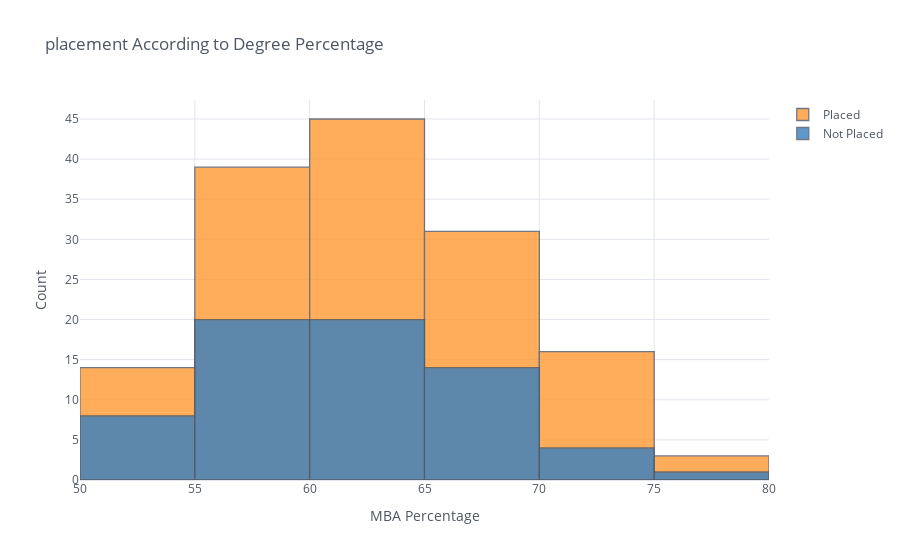

This figure's notebook cell:
### Code cell
camp["Placed"]=camp[camp["status"]=="Placed"]["mba_p"]
camp["Not Placed"]=camp[camp["status"]=="Not Placed"]["mba_p"]
camp[["Placed","Not Placed"]].iplot(kind="histogram", bins=10, theme="white", title="placement According to Degree Percentage",
         xTitle='MBA Percentage', yTitle='Count')

### Figure 1 — Plotly figure (JSON) as saved in the notebook; plotly's stock layout.template omitted (floating-point values rounded to 4 significant figures; data arrays with more than 128 entries replaced by an {"elided": "..."} marker saying what was removed)
{"data": [{"histfunc": "count", "histnorm": "", "marker": {"color": "rgba(255, 153, 51, 1.0)", "line": {"color": "#4D5663", "width": 1.3}}, "name": "Placed", "nbinsx": 10, "opacity": 0.8, "orientation": "v", "type": "histogram", "x": {"elided": "215 float values"}}, {"histfunc": "count", "histnorm": "", "marker": {"color": "rgba(55, 128, 191, 1.0)", "line": {"color": "#4D5663", "width": 1.3}}, "name": "Not Placed", "nbinsx": 10, "opacity": 0.8, "orientation": "v", "type": "histogram", "x": {"elided": "215 float values"}}], "layout": {"barmode": "overlay", "legend": {"bgcolor": "#FFFFFF", "font": {"color": "#4D5663"}}, "paper_bgcolor": "#FFFFFF", "plot_bgcolor": "#FFFFFF", "title": {"font": {"color": "#4D5663"}, "text": "placement According to Degree Percentage"}, "xaxis": {"gridcolor": "#E1E5ED", "showgrid": true, "tickfont": {"color": "#4D5663"}, "title": {"font": {"color": "#4D5663"}, "text": "MBA Percentage"}, "zerolinecolor": "#E1E5ED"}, "yaxis": {"gridcolor": "#E1E5ED", "showgrid": true, "tickfont": {"color": "#4D5663"}, "title": {"font": {"color": "#4D5663"}, "text": "Count"}, "zerolinecolor": "#E1E5ED"}}}
